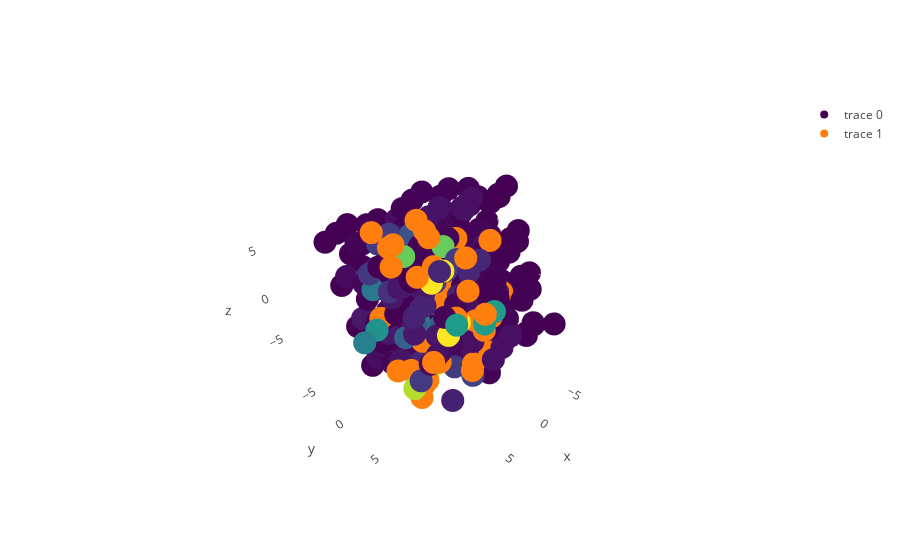

This figure's notebook cell:
### Code cell
iplot(Figure)

### Figure 1 — Plotly figure (JSON) as saved in the notebook; plotly's stock layout.template omitted (floating-point values rounded to 4 significant figures; data arrays with more than 128 entries replaced by an {"elided": "..."} marker saying what was removed)
{"data": [{"marker": {"color": {"elided": "500 float values"}, "colorscale": "Viridis"}, "mode": "markers", "type": "scatter3d", "uid": "d0d8f6a5-1302-4f7d-8c23-ce2bb9cdf2fb", "x": {"elided": "500 float values"}, "y": {"elided": "500 float values"}, "z": {"elided": "500 float values"}}, {"mode": "markers", "type": "scatter3d", "uid": "3f8f3b67-8d07-423d-9242-e8180096d6ba", "x": [3.833, 2.716, 2.197, 2.413, 0.1479, 7.889, 3.459, 2.717, -0.002095, 2.438, 5.581, 3.002, 5.922, -0.5963, 4.498, 0.3394, 6.9, -2.45, 4.98, 3.109, 3.719, 3.917, -0.04953, 3.484, 1.394, -0.9216, 6.524, 4.118, 7.49, -1.258, 7.033, 5.689, 10.01, 4.583, 1.122, -3.568, 4.476, 5.31, 6.809, 4.317, 7.527, 3.383, -1.791, 3.828, 0.4402, 6.379, 0.9066, -1.262, -0.2697, 8.491], "y": [1.19, 6.439, 2.296, 2.143, 1.688, 2.24, 1.79, 6.521, 3.902, 3.332, 3.701, 3.363, 1.851, 1.384, 0.09823, 2.587, 1.161, 5.115, 6.321, -0.01187, 5.945, 8.308, 3.403, 3.585, 6.998, 2.659, 1.075, 3.292, 1.889, 3.984, 4.255, 3.442, 8.927, 4.255, 7.029, -0.3359, 1.946, 7.659, -0.8701, 3.195, 10.29, 1.248, -0.8909, 8.217, 5.544, 3.74, 1.875, 2.455, 3.672, 1.16], "z": [-7.719, 0.8476, 1.815, 0.3586, 5.636, 8.111, 7.031, -3.947, -0.5225, 1.165, -5.98, 1.622, -5.807, 1.315, -0.4769, -0.5713, -5.675, 0.4592, 2.338, 7.78, 7.059, 1.661, 0.1831, 0.7286, 0.8021, -2.325, 7.332, -2.08, 6.141, -0.7202, 6.12, -6.522, 2.886, -4.009, -3.3, 3.036, -3.11, 5.732, -0.7266, 5.344, 1.327, 7.401, -2.598, 3.14, 7.074, -7.59, 0.1875, -2.342, -2.63, 9.141]}], "layout": {"scene": {"xaxis": {"backgroundcolor": "rgb(72,61,139)", "gridcolor": "rgb(255, 255, 255)", "showbackground": false, "showgrid": false, "zerolinecolor": "rgb(255, 255, 255)"}, "yaxis": {"backgroundcolor": "rgb(72,61,139)", "gridcolor": "rgb(255, 255, 255)", "nticks": 0, "showbackground": false, "showgrid": false, "zerolinecolor": "rgb(255, 255, 255)"}, "zaxis": {"backgroundcolor": "rgb(72,61,139)", "gridcolor": "rgb(255, 255, 255)", "showbackground": false, "showgrid": false, "zerolinecolor": "rgb(255, 255, 255)"}}}}
